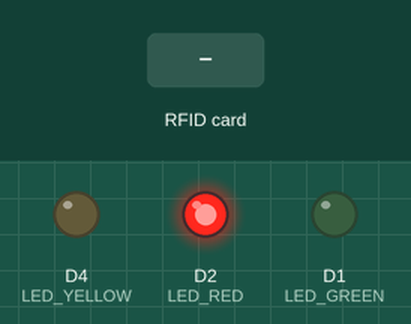
Recording of a sketch running on a simulated ESP8266 (Wemos D1 mini). Parts: output pins drawn as LEDs (lit = HIGH). The inputs (shaded band) are chosen by the test bench. WiFi joins after 1.5 s; servers stay silent unless stated; uploads are accepted with an empty reply; what the sketch prints to the serial monitor is not drawn.

Above: at 0.5 s.
At 3.9 s:
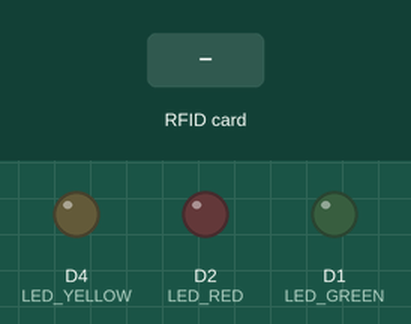
4.0 s: RFID card 5E 7A 19 C4 held to the reader
At 5.4 s:
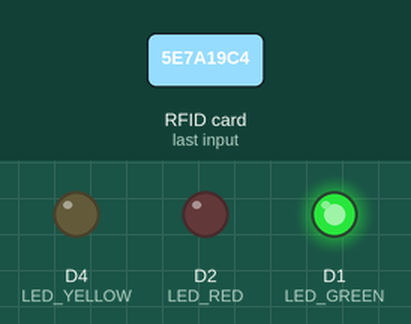
Timing chart, 0 to 7.2 s (numbered marks = the images above; inputs shaded):
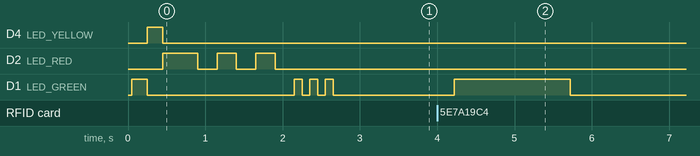

Measured:
- after the input at 4.0 s, D1 (LED_GREEN): LOW → HIGH after 0.22 s, → LOW 1.5 s later

The sketch:

esp8266_firmware.ino
```cpp
#include <ESP8266WiFi.h>
#include <ESP8266HTTPClient.h>
#include <WiFiClient.h>
#include <SPI.h>
#include <MFRC522.h>

// -------------------------------------------------------------
// CONFIGURATION
// -------------------------------------------------------------
const char* ssid = "MIR. 4G";
const char* password = "mirpunjab"; // <--- CHANGE THIS to the password for MIR. 4G

// DEVICE CONFIGURATION
const char* deviceId = "ESP_GATE_1"; // <--- CHANGE THIS for each device (e.g. GATE_1, CLASS_10A)

// -------------------------------------------------------------
// SELECT YOUR ENVIRONMENT
// -------------------------------------------------------------

// OPTION 1: Local Development (Use your computer's IP)
// const char* serverUrl = "http://192.168.1.8:3000/api/attendance";

// OPTION 2: Vercel Production (Use your website URL)
// REPLACE "https://your-project.vercel.app" with your actual Vercel link
const char* serverUrl = "https://mir-attendance.vercel.app/api/attendance";

// RFID Pins (D1/D2 default for generic NodeMCU/Wemos)
#define SS_PIN  D8  // GPIO15
#define RST_PIN D3  // GPIO0

// LED Pins
#define LED_GREEN D1 // GPIO5
#define LED_RED   D2 // GPIO4
#define LED_YELLOW D4 // GPIO2

// -------------------------------------------------------------

MFRC522 mfrc522(SS_PIN, RST_PIN);

void setup() {
  Serial.begin(115200);
  SPI.begin();
  mfrc522.PCD_Init();

  // Setup LEDs
  pinMode(LED_GREEN, OUTPUT);
  pinMode(LED_RED, OUTPUT);
  pinMode(LED_YELLOW, OUTPUT);
  digitalWrite(LED_GREEN, LOW);
  digitalWrite(LED_RED, LOW);
  digitalWrite(LED_YELLOW, LOW);

  // Test Blink on Startup
  digitalWrite(LED_GREEN, HIGH); delay(200); digitalWrite(LED_GREEN, LOW);
  digitalWrite(LED_YELLOW, HIGH); delay(200); digitalWrite(LED_YELLOW, LOW);
  digitalWrite(LED_RED, HIGH); delay(200); digitalWrite(LED_RED, LOW);

  WiFi.begin(ssid, password);
  Serial.println("");

  // Wait for connection
  while (WiFi.status() != WL_CONNECTED) {
    digitalWrite(LED_RED, HIGH); // Blink Red while connecting
    delay(250);
    digitalWrite(LED_RED, LOW);
    delay(250);
    Serial.print(".");
  }

  // Connected Signal (Green Blink x 3)
  for(int i=0; i<3; i++) {
    digitalWrite(LED_GREEN, HIGH); delay(100);
    digitalWrite(LED_GREEN, LOW); delay(100);
  }

  Serial.println("");
  Serial.print("Connected to ID: ");
  Serial.println(ssid);
  Serial.print("IP Address: ");
  Serial.println(WiFi.localIP());
  Serial.println("Ready to scan RFID...");
}

void loop() {
  // 1. Continuous Network Check (Priority)
  // If WiFi is lost, blink Red and retry next loop.
  // This ensures "Out of Range" indication works even without a card.
  if (WiFi.status() != WL_CONNECTED) {
      digitalWrite(LED_RED, HIGH); delay(250);
      digitalWrite(LED_RED, LOW); delay(250);
      return;
  }

  // 2. Look for new cards
  if (!mfrc522.PICC_IsNewCardPresent()) {
    return;
  }

  // 3. Select one of the cards
  if (!mfrc522.PICC_ReadCardSerial()) {
    return;
  }

  // 4. Create UID String
  String content = "";
  for (byte i = 0; i < mfrc522.uid.size; i++) {
    content.concat(String(mfrc522.uid.uidByte[i] < 0x10 ? "0" : ""));
    content.concat(String(mfrc522.uid.uidByte[i], HEX));
  }
  content.toUpperCase();
  Serial.print("UID Scanned: ");
  Serial.println(content);

  // 5. Send to Server (We are connected)
  WiFiClientSecure client;
  client.setInsecure(); // Disable SSL certificate verification
  HTTPClient http;

  Serial.print("[HTTP] begin...\n");

  if (http.begin(client, serverUrl)) {
    http.addHeader("Content-Type", "application/json");

    // JSON Payload
    String payload = "{\"uid\":\"" + content + "\", \"deviceId\":\"" + String(deviceId) + "\"}";

    Serial.print("[HTTP] POST...\n");
    int httpCode = http.POST(payload);

    if (httpCode > 0) {
      Serial.printf("[HTTP] POST... code: %d\n", httpCode);

      // SUCCESS cases (200 OK, 201 Created)
      if (httpCode == HTTP_CODE_OK || httpCode == HTTP_CODE_CREATED) {
        String payload = http.getString();
        Serial.println(payload);

        // SUCCESS FEEDBACK: Green Light 1.5s
        digitalWrite(LED_GREEN, HIGH);
        delay(1500);
        digitalWrite(LED_GREEN, LOW);

      } else if (httpCode == 206) {
           // HALF DAY FEEDBACK: Yellow AND Green Light 1.5s
           String payload = http.getString();
           Serial.println(payload);

           digitalWrite(LED_YELLOW, HIGH);
           digitalWrite(LED_GREEN, HIGH);
           delay(1500);
           digitalWrite(LED_YELLOW, LOW);
           digitalWrite(LED_GREEN, LOW);

       } else if (httpCode == 423) {
           // NO PERIOD / LOCKED: Blink ALL LEDs
           String payload = http.getString();
           Serial.println(payload);

           for(int i=0; i<4; i++) {
               digitalWrite(LED_GREEN, HIGH);
               digitalWrite(LED_RED, HIGH);
               digitalWrite(LED_YELLOW, HIGH);
               delay(250);
               digitalWrite(LED_GREEN, LOW);
               digitalWrite(LED_RED, LOW);
               digitalWrite(LED_YELLOW, LOW);
               delay(250);
           }

      } else {
        // ERROR cases (403, 404, 500, 409 etc)
        Serial.printf("[HTTP] Server Error: %d\n", httpCode);

        // ERROR FEEDBACK: Red Light Blink 2 Times
        for(int i=0; i<2; i++) {
           digitalWrite(LED_RED, HIGH);
           delay(500);
           digitalWrite(LED_RED, LOW);
           delay(300);
        }
      }
    } else {
      Serial.printf("[HTTP] POST... failed, error: %s\n", http.errorToString(httpCode).c_str());
      // NETWORK FAIL: Quick Red Blinks
      for(int i=0; i<5; i++) {
          digitalWrite(LED_RED, HIGH); delay(100);
          digitalWrite(LED_RED, LOW); delay(100);
      }
    }
    http.end();
  } else {
    Serial.printf("[HTTP] Unable to connect\n");
    // CONN FAIL: Quick Red Blinks
    for(int i=0; i<5; i++) {
        digitalWrite(LED_RED, HIGH); delay(100);
        digitalWrite(LED_RED, LOW); delay(100);
    }
  }

  // Halt PICC
  mfrc522.PICC_HaltA();
  // Stop encryption on PCD
  mfrc522.PCD_StopCrypto1();

  // Delay to prevent double reading
  delay(100);
}
```
